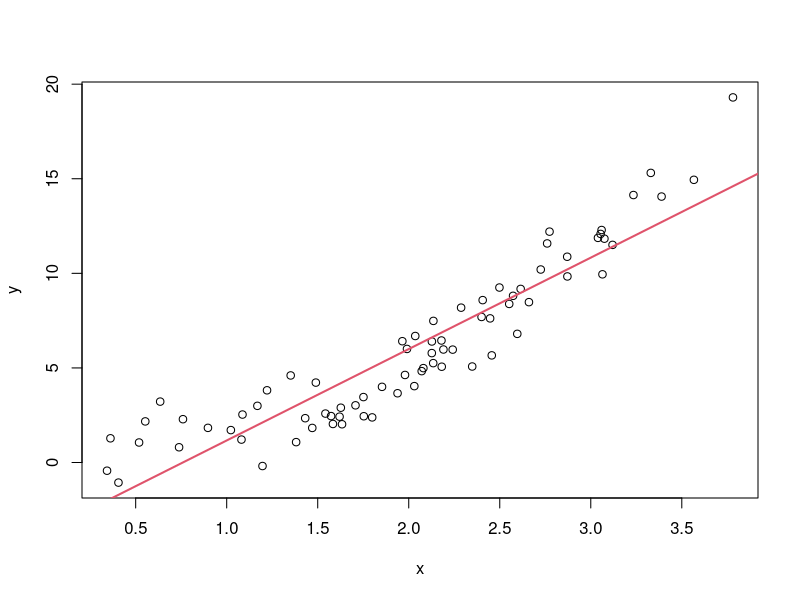
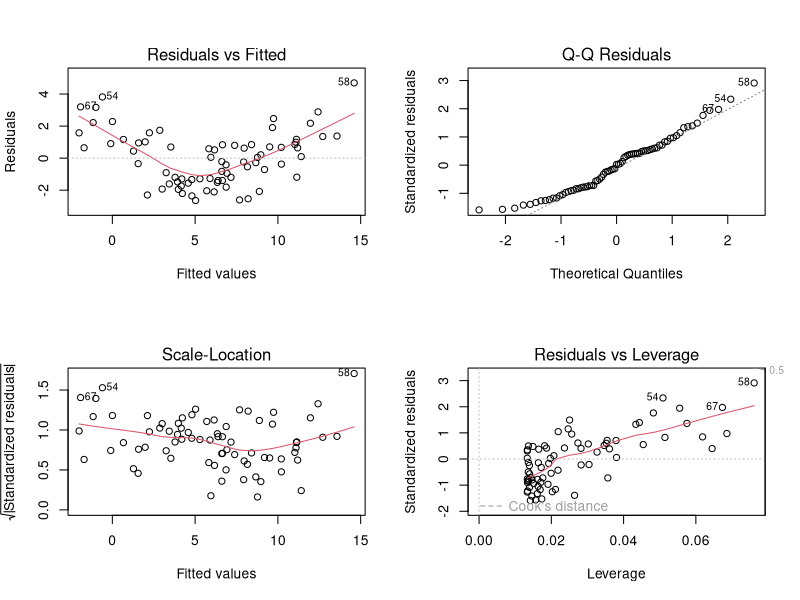
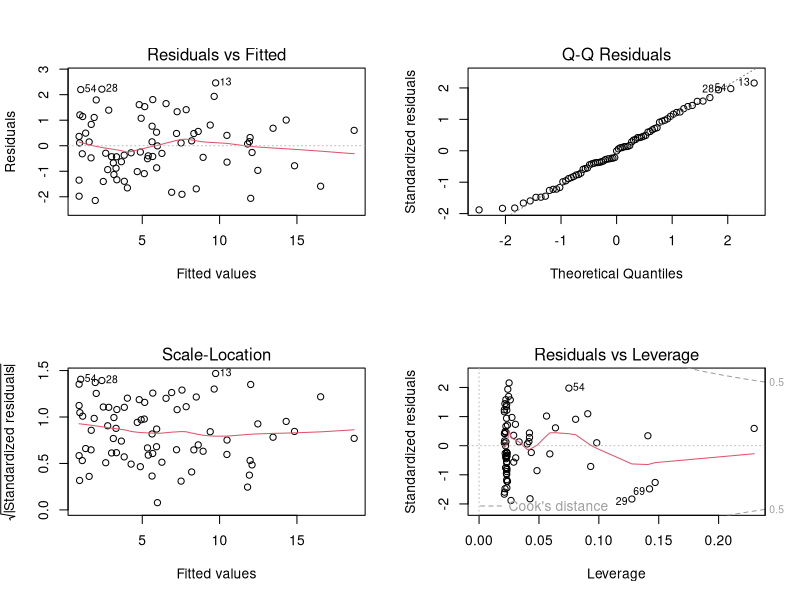
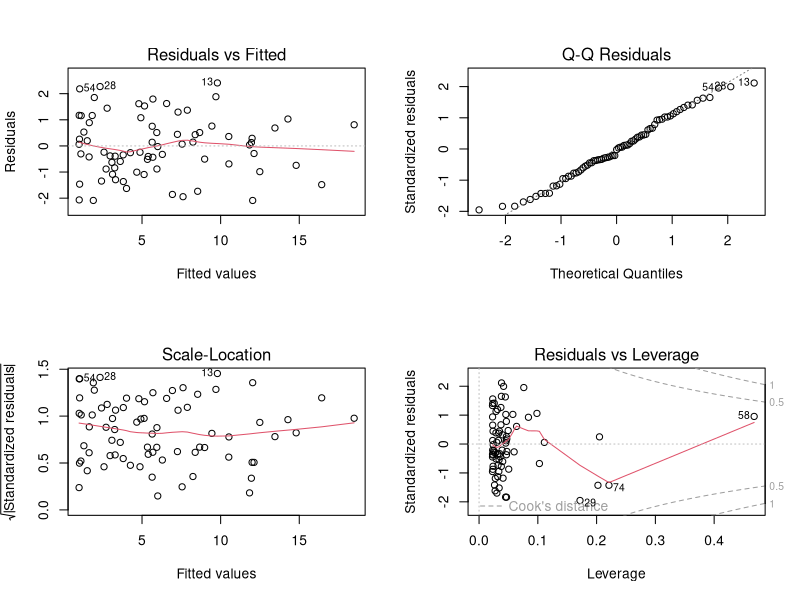
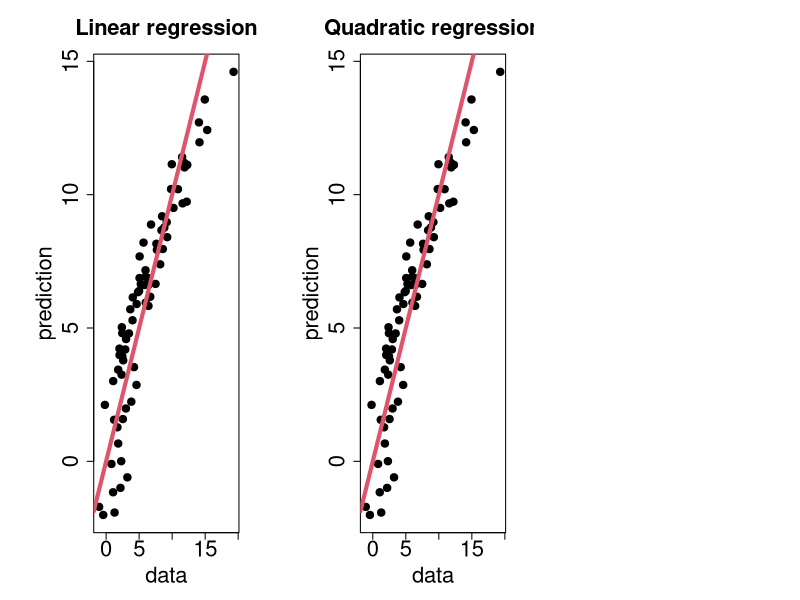

The R source for these figures, in order:
library(psych)
set.seed(1919)
n <- 75
x <- 2+rnorm(n)
y <- 1-x+1.5*x^2+rnorm(n)
data <- data.frame(x=x,y=y)
plot(data)
summary(fit1 <- lm(y~x,data))
abline(fit1,lwd=2,col=2)
par(mfrow=c(2,2))
plot(fit1)
par(mfrow=c(1,1))

# Test different methods
data$x2 <- data$x^2
summary(fit2 <- lm(y~.,data))
summary(fit2.bis <- lm(y~x+I(x^2),data))
par(mfrow=c(2,2))
plot(fit2.bis)
summary(fit3 <- lm(y~x+I(x^2)+I(x^3),data))
plot(fit3)

x11()
par(mar=c(5.1,7.1,4.1,2.1)) # Change margins
par(mfrow=c(1,3))
plot(data$y,predict(fit1,data),main='Linear regression',pch=19,
     cex=1.5,cex.lab=2,cex.axis=2,xlab='data',ylab='prediction',cex.main=2)
abline(0,1,col=2,lwd=4)
plot(data$y,predict(fit1,data),main='Quadratic regression',pch=19,
     cex=1.5,cex.lab=2,cex.axis=2,xlab='data',ylab='prediction',cex.main=2)
abline(0,1,col=2,lwd=4)
